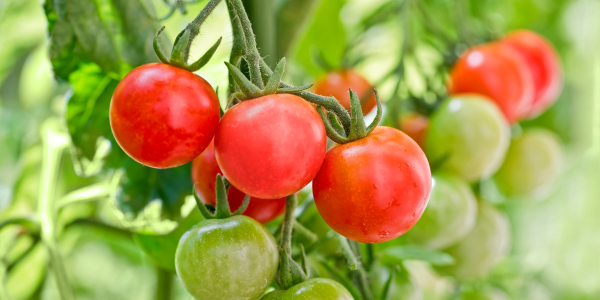
#> input picture Program & images/tomatoes.png, 600 x 300 px
$ python work_3_6.py
#> lines starting #> are read from the running program, lines starting #| are printed output that depends on the picture; after the words box and inside, x2 and y2 are one past the last pixel; in counts of white or black regions, pixels touching at a corner belong together
import cv2
import numpy as np

img = cv2.imread('tomatoes.png', 1)
#> img is the input picture: shape (300, 600, 3); mean B, G, R 78.6, 154.7, 166.5
cv2.imshow("original", img)

hsv = cv2.cvtColor(img, cv2.COLOR_BGR2HSV)
#> hsv: shape (300, 600, 3); mean H, S, V 32.7, 154.6, 188.6
res, thresh = cv2.threshold(hsv[:, :, 0], 25, 255, cv2.THRESH_BINARY_INV)
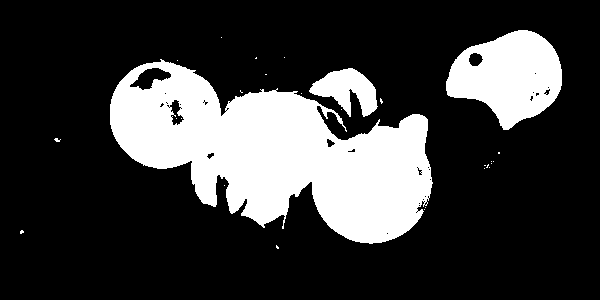
#> thresh: shape (300, 600); 23.4% white; 28 white regions (25 under 20 px), largest, box (x1, y1, x2, y2) and area: (110, 59, 433, 244) 32703, (446, 30, 562, 130) 7460, (309, 68, 378, 117) 1828
cv2.imshow("thresh", thresh)

edges = cv2.Canny(img, 100, 200, apertureSize=3)
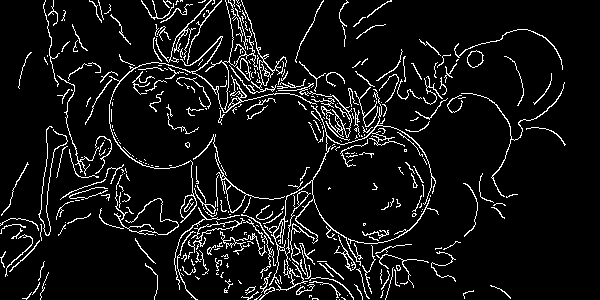
#> edges: shape (300, 600); 7.7% white in thin lines or dots
cv2.imshow("canny", edges)

# inverting edges
edge_inv = 255 - edges
#> edge_inv: shape (300, 600); 92.3% white; black in thin lines or dots

# erosion to increase size of border
kernal = np.ones((3,3), 'uint8')
erode = cv2.erode(edge_inv, kernal, iterations=1)
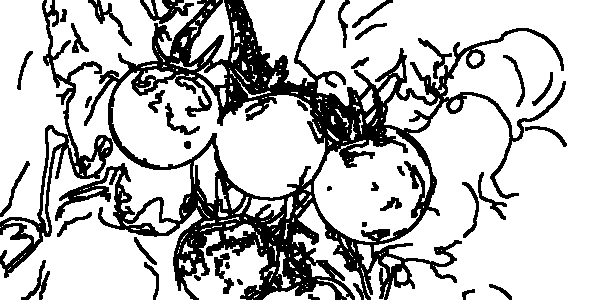
#> erode: shape (300, 600); 75.7% white; 37 black regions, largest, box (x1, y1, x2, y2) and area: (0, 0, 566, 300) 38217, (140, 0, 194, 24) 562, (88, 0, 132, 46) 404

# combining threshold and erode
canny_thresh = cv2.bitwise_and(erode, thresh)
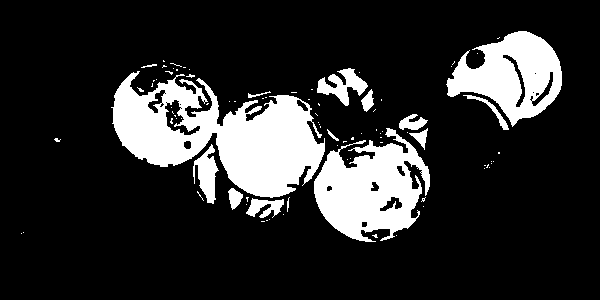
#> canny_thresh: shape (300, 600); 17.5% white; 88 white regions (73 under 20 px)
cv2.imshow("canny thresh", canny_thresh)

# contours detection
contours, hierarchy = cv2.findContours(canny_thresh, cv2.RETR_TREE, cv2.CHAIN_APPROX_SIMPLE)
#> contours = 111 contours, 87 with area under 20; largest, box (x1, y1, x2, y2) and area: (111, 71, 325, 198) 14238, (314, 128, 430, 242) 7686, (446, 31, 562, 127) 6263, (317, 68, 368, 106) 772, (193, 144, 219, 204) 709

objects = img.copy()
for c in contours:
	area = cv2.contourArea(c)
	if area < 300:
		# too small area is neglected
		continue

	print("Area", area)
	# finding centroids
	cv2.drawContours(objects, [c], -1, (255,255,255), 1)
	M = cv2.moments(c)
	cx = int(M['m10'] / M['m00'])
	cy = int(M['m01'] / M['m00'])
	cv2.circle(objects, (cx, cy), 3, (255,255,0), -1)
#> this loop made 111 passes
#> area on passes 17, 40, 41, 43, 44, 45, 46, 48, 52: 177, 26, 132, 32.5, 181.5, 28.5, 65.5, 58.5, 227
#> (area, cx, cy) on passes 11, 29, 42: (361, 264, 206), (709, 206, 174), (7686, 369, 189)
#| Area 361.0
#| Area 709.0
#| Area 7686.0
#| Area 14238.0
#| Area 531.0
#| Area 771.5
#| Area 6263.0
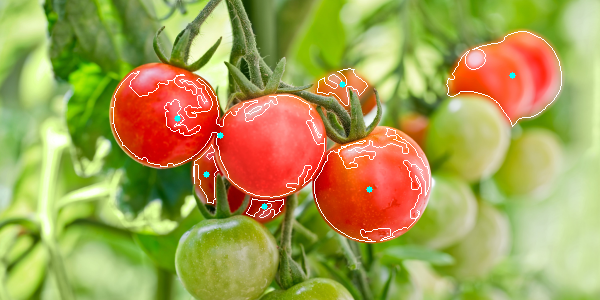
#> objects: shape (300, 600, 3); 1.67% of pixels changed, all inside (x1, y1, x2, y2) = (111, 31, 562, 242)

cv2.imshow("final draw-over", objects)

cv2.waitKey(0)
cv2.destroyAllWindows()

$ run again, with Program & images/butterflies.jpg saved as Program & images/tomatoes.png
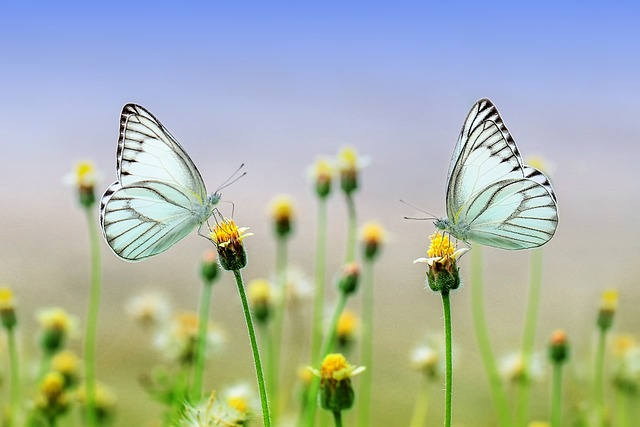
#> input picture Program & images/butterflies.jpg, 640 x 427 px
#> img is the input picture: shape (427, 640, 3); mean B, G, R 168.2, 180.2, 169.4
#> hsv: shape (427, 640, 3); mean H, S, V 69.3, 76.6, 200.3
#> `res, thresh = cv2.threshold(hsv[:, :, 0], 25, 255, cv2.THRESH_BINARY_I..`:
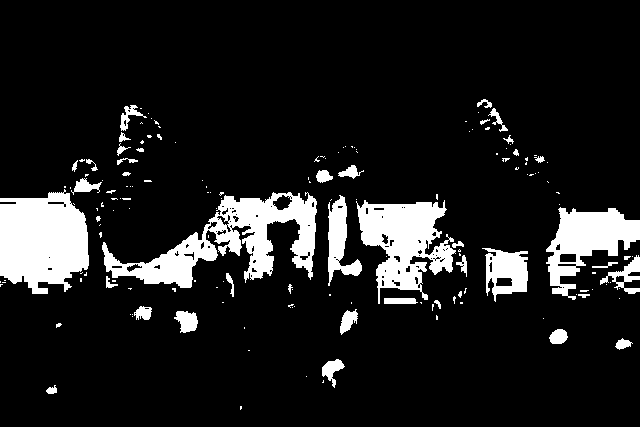
#> thresh: shape (427, 640); 11.7% white; 165 white regions (122 under 20 px), largest, box (x1, y1, x2, y2) and area: (102, 192, 317, 288) 7695, (0, 189, 89, 294) 7171, (356, 200, 456, 304) 5506
#> edges: shape (427, 640); 3.9% white in thin lines or dots, all inside (x1, y1, x2, y2) = (0, 98, 619, 427)
#> erode: shape (427, 640); 88.3% white; 23 black regions, largest, box (x1, y1, x2, y2) and area: (97, 102, 274, 427) 14081, (403, 97, 560, 427) 12189, (305, 352, 367, 427) 1576
#> canny_thresh: shape (427, 640); 10.4% white; 167 white regions (132 under 20 px)
#> contours = 233 contours, 186 with area under 20; largest, box (x1, y1, x2, y2) and area: (0, 189, 89, 294) 6994, (356, 200, 445, 304) 4478, (546, 207, 640, 300) 3976, (218, 192, 317, 283) 3620, (102, 232, 216, 288) 2525
#> the loop `for c in contours:` made 233 passes
#> area on passes 2, 11, 14: 49.5, 49, 100
#> (printed output is left out)
#> after the loop `for c in contours:`:
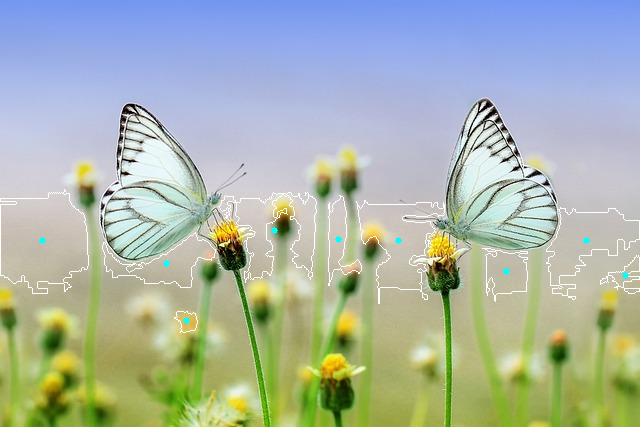
#> objects: shape (427, 640, 3); 1.3% of pixels changed, all inside (x1, y1, x2, y2) = (0, 189, 640, 333)
